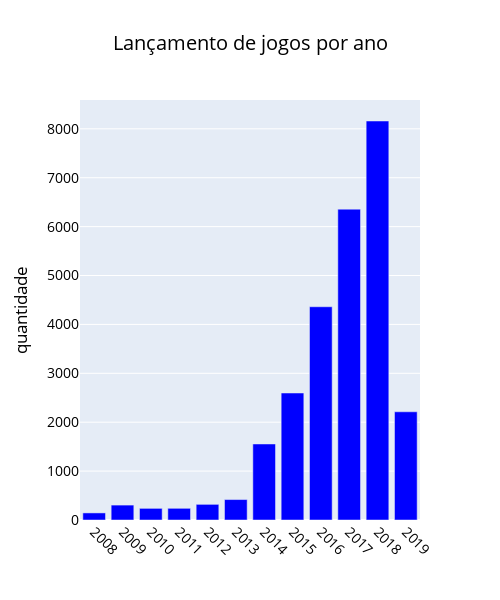

Notebook cell for this chart:
### Code cell
# Tentar relacionar o eixo X a outros Xticks
fig = go.Figure()
x = df['release_date'].dt.year.value_counts().index[:12]
y  = df['release_date'].dt.year.value_counts().values[:12]
fig.add_trace(go.Bar(x = x,
                     y  = y,
                     marker_color = 'blue' ))
fig.update_xaxes(tickvals=x,tickangle=45)
fig.update_layout(
    height=600, width=500, title_text='Lançamento de jogos por ano', yaxis_title='quantidade', title_x = 0.5,
    
    font=dict(
            size=14,
            color="black")
)

fig.show()

### Figure 1 — Plotly figure (JSON) as saved in the notebook; plotly's stock layout.template omitted (floating-point values rounded to 4 significant figures)
{"data": [{"marker": {"color": "blue"}, "type": "bar", "x": [2018, 2017, 2016, 2015, 2019, 2014, 2013, 2012, 2009, 2011, 2010, 2008], "y": [8160, 6357, 4361, 2597, 2213, 1555, 418, 320, 305, 239, 238, 145]}], "layout": {"font": {"color": "black", "size": 14}, "height": 600, "title": {"text": "Lançamento de jogos por ano", "x": 0.5}, "width": 500, "xaxis": {"tickangle": 45, "tickvals": [2018, 2017, 2016, 2015, 2019, 2014, 2013, 2012, 2009, 2011, 2010, 2008]}, "yaxis": {"title": {"text": "quantidade"}}}}
